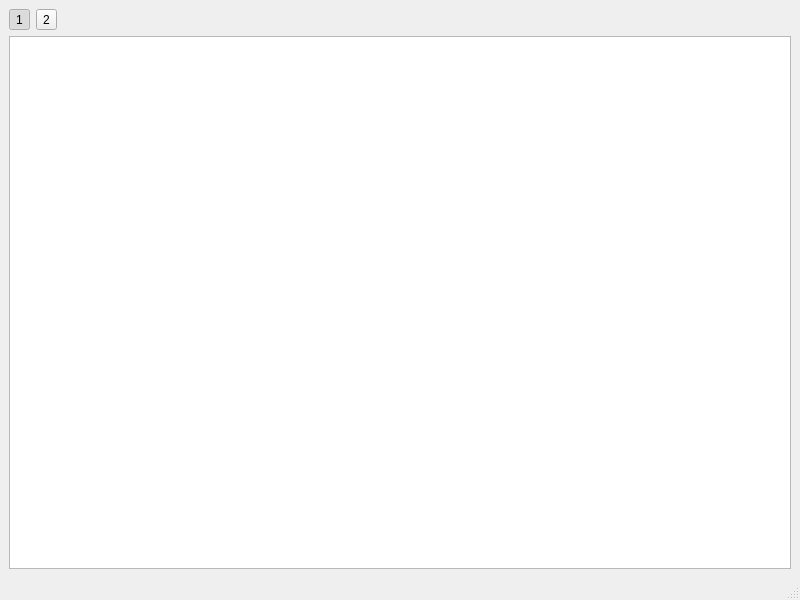
<?xml version="1.0" encoding="UTF-8"?>
<ui version="4.0">
 <class>MainWnd</class>
 <widget class="QMainWindow" name="MainWnd">
  <property name="geometry">
   <rect>
    <x>0</x>
    <y>0</y>
    <width>800</width>
    <height>600</height>
   </rect>
  </property>
  <property name="windowTitle">
   <string>MainWindow</string>
  </property>
  <widget class="QWidget" name="centralwidget">
   <layout class="QVBoxLayout" name="verticalLayout">
    <item>
     <layout class="QHBoxLayout" name="horizontalLayout">
      <item>
       <widget class="QToolButton" name="toolButton">
        <property name="text">
         <string>1</string>
        </property>
        <property name="checkable">
         <bool>true</bool>
        </property>
        <property name="checked">
         <bool>true</bool>
        </property>
        <attribute name="buttonGroup">
         <string notr="true">buttonGroup</string>
        </attribute>
       </widget>
      </item>
      <item>
       <widget class="QToolButton" name="toolButton_2">
        <property name="text">
         <string>2</string>
        </property>
        <property name="checkable">
         <bool>true</bool>
        </property>
        <attribute name="buttonGroup">
         <string notr="true">buttonGroup</string>
        </attribute>
       </widget>
      </item>
      <item>
       <spacer name="horizontalSpacer">
        <property name="orientation">
         <enum>Qt::Horizontal</enum>
        </property>
        <property name="sizeHint" stdset="0">
         <size>
          <width>40</width>
          <height>20</height>
         </size>
        </property>
       </spacer>
      </item>
     </layout>
    </item>
    <item>
     <widget class="GraphicsMap" name="graphicsView"/>
    </item>
   </layout>
  </widget>
  <widget class="QMenuBar" name="menubar">
   <property name="geometry">
    <rect>
     <x>0</x>
     <y>0</y>
     <width>800</width>
     <height>23</height>
    </rect>
   </property>
  </widget>
  <widget class="QStatusBar" name="statusbar"/>
 </widget>
 <customwidgets>
  <customwidget>
   <class>GraphicsMap</class>
   <extends>QGraphicsView</extends>
   <header>GraphicsMap.h</header>
  </customwidget>
 </customwidgets>
 <resources/>
 <connections/>
 <buttongroups>
  <buttongroup name="buttonGroup"/>
 </buttongroups>
</ui>
